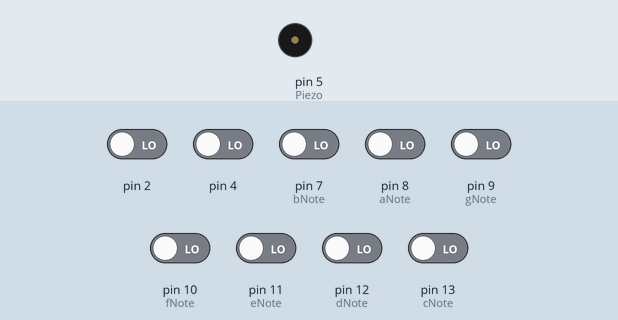
This sketch was run on a simulated Arduino Uno, built with avr-gcc and run on an emulated ATmega328P. Shown: buzzer (waves = sounding). The test bench sets the inputs (shaded band); at power-on: pin 2, pin 4, pin 7 (bNote), pin 8 (aNote), pin 9 (gNote), pin 10 (fNote), pin 11 (eNote), pin 12 (dNote), pin 13 (cNote) LOW. What the sketch prints to the serial monitor is not drawn.

Above: at 1.2 s.
1.3 s: pin 7 (bNote) driven HIGH
At 2.5 s:
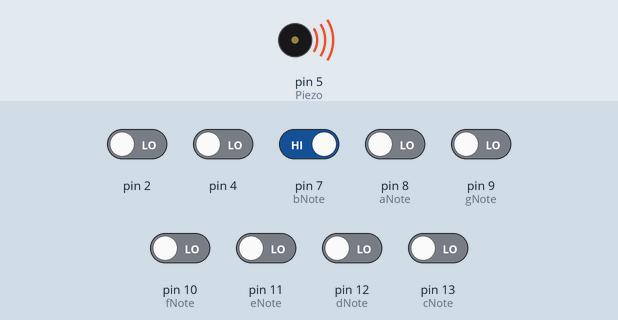
2.8 s: pin 2 driven HIGH
At 3.4 s:
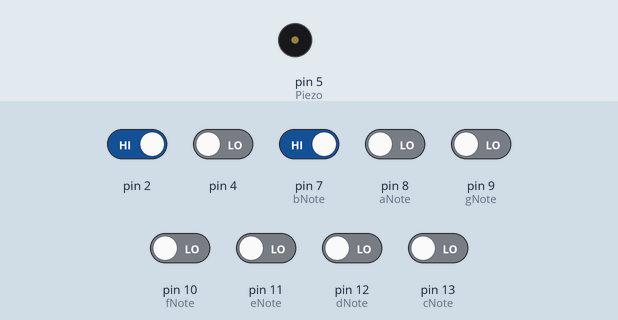
Timing chart, 0 to 11.8 s (numbered marks = the images above; inputs shaded):
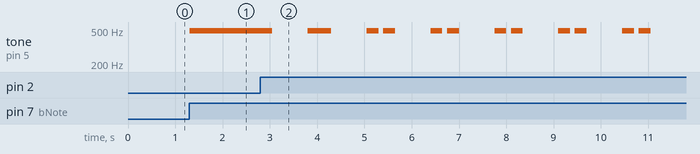

The sketch:

piano.ino
```cpp
int cNote = 13;
int dNote = 12;
int eNote = 11;
int fNote = 10;
int gNote = 9;
int aNote = 8;
int bNote = 7;
int Piezo = 5;
double c = 261.63;// the frequency of note c
double d = 293.66;// the frequency of note d
double e = 329.63;// the frequency of note e
double f = 349.23;// the frequency of note f
double g = 392;// the frequency of note g
double a = 440;// the frequency of note a
double b = 493.88;// the frequency of note b

const int maxNotes = 100;
int recordedNotes[maxNotes];
int numRecordedNotes = 0;
bool recording = false;

void setup()
{
  pinMode(cNote, INPUT);
  pinMode(dNote, INPUT);
  pinMode(eNote, INPUT);
  pinMode(fNote, INPUT);
  pinMode(gNote, INPUT);
  pinMode(aNote, INPUT);
  pinMode(bNote, INPUT);
  pinMode(Piezo, OUTPUT);
  Serial.begin(9600);
}

void loop()
{
  Serial.println(numRecordedNotes);
  if (digitalRead(cNote) == 1) {
    playNote(c);
  } else if (digitalRead(dNote) == 1) {
    playNote(d);
  } else if (digitalRead(eNote) == 1) {
    playNote(e);
  } else if (digitalRead(fNote) == 1) {
    playNote(f);
  } else if (digitalRead(gNote) == 1) {
    playNote(g);
  } else if (digitalRead(aNote) == 1) {
    playNote(a);
  } else if (digitalRead(bNote) == 1) {
    playNote(b);
  }


  if (digitalRead(2) == HIGH) {
    recording = !recording;
    delay(1000);
  }
    if (digitalRead(4) == HIGH) {
     numRecordedNotes= 0;
  }
  // Recording mode
  if (recording && numRecordedNotes < maxNotes) {
    int noteToRecord = -1;
    if (digitalRead(cNote) == 1) {
      playNote(c);
      noteToRecord = c;
    } else if (digitalRead(dNote) == 1) {
      playNote(d);
      noteToRecord = d;
    } else if (digitalRead(eNote) == 1) {
      playNote(e);
      noteToRecord = e;
    } else if (digitalRead(fNote) == 1) {
      playNote(f);
      noteToRecord = f;
    } else if (digitalRead(gNote) == 1) {
      playNote(g);
      noteToRecord = g;
    } else if (digitalRead(aNote) == 1) {
      playNote(a);
      noteToRecord = a;
    } else if (digitalRead(bNote) == 1) {
      playNote(b);
      noteToRecord = b;
    }

    if (noteToRecord != -1) {
      recordedNotes[numRecordedNotes] = noteToRecord;
      numRecordedNotes++;
      delay(250);
    }
  }

  if (!recording) {
    for (int i = 0; i < numRecordedNotes; i++) {
      playNote(recordedNotes[i]);
      delay(350);
      recording = !recording;
    }
  }
}

void playNote(double noteFrequency) {
  tone(Piezo, noteFrequency, 250);
}
```

Measured:
- after the input at 1.3 s, tone on pin 5 (Piezo): silent → 493 Hz at once
- after the input at 2.8 s, tone on pin 5 (Piezo): plays 493 Hz for 0.50 s, 493 Hz for 0.25 s, 493 Hz for 0.25 s, 493 Hz for 0.25 s, 493 Hz for 0.25 s, 493 Hz for 0.25 s … (11 notes in this stretch), starting after 0.25 s
